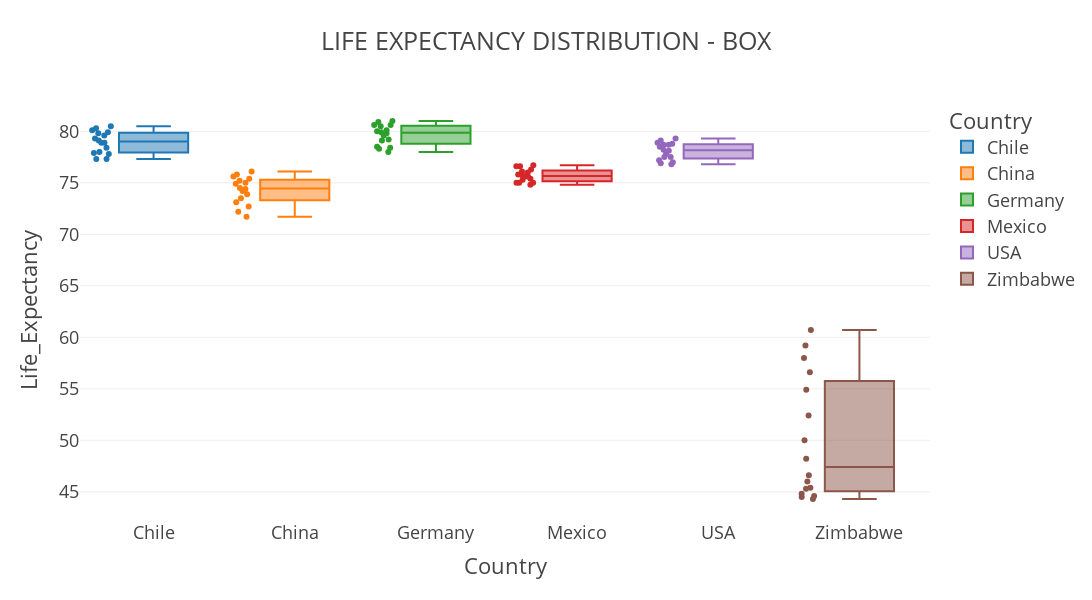
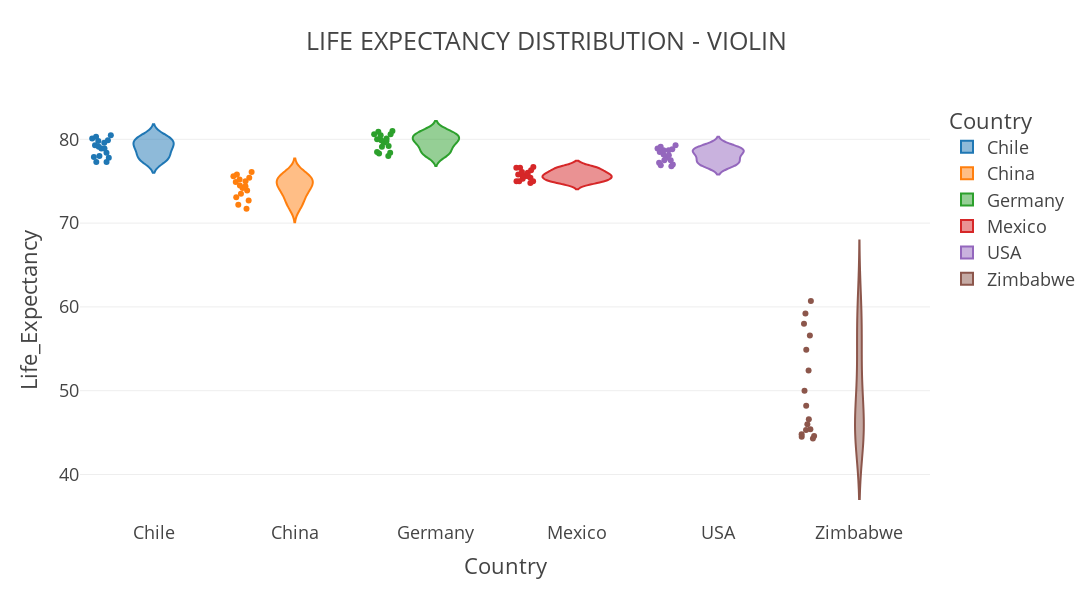

Notebook code cell kept with these figures, in order:
### Code cell
#Create the plot
fig = px.box(df, x = "Country", y = "Life_Expectancy", points="all", color="Country", template='presentation', title='LIFE EXPECTANCY DISTRIBUTION - BOX', height=600, width=1200)
fig.show()

#Create the plot
fig = px.violin(df, y="Life_Expectancy", x="Country", color="Country",  points="all",
          hover_data=df.columns, template='presentation', title='LIFE EXPECTANCY DISTRIBUTION - VIOLIN', height=600, width=1200)
fig.show()

### Figure 1 — Plotly figure (JSON) as saved in the notebook; plotly's stock layout.template omitted (floating-point values rounded to 4 significant figures)
{"data": [{"alignmentgroup": "True", "boxpoints": "all", "hovertemplate": "Country=%{x}<br>Life_Expectancy=%{y}<extra></extra>", "legendgroup": "Chile", "marker": {"color": "#1F77B4"}, "name": "Chile", "notched": false, "offsetgroup": "Chile", "orientation": "v", "showlegend": true, "type": "box", "x": ["Chile", "Chile", "Chile", "Chile", "Chile", "Chile", "Chile", "Chile", "Chile", "Chile", "Chile", "Chile", "Chile", "Chile", "Chile", "Chile"], "x0": " ", "xaxis": "x", "y": [77.3, 77.3, 77.8, 77.9, 78, 78.4, 78.9, 78.9, 79.6, 79.3, 79.1, 79.8, 79.9, 80.1, 80.3, 80.5], "y0": " ", "yaxis": "y"}, {"alignmentgroup": "True", "boxpoints": "all", "hovertemplate": "Country=%{x}<br>Life_Expectancy=%{y}<extra></extra>", "legendgroup": "China", "marker": {"color": "#FF7F0E"}, "name": "China", "notched": false, "offsetgroup": "China", "orientation": "v", "showlegend": true, "type": "box", "x": ["China", "China", "China", "China", "China", "China", "China", "China", "China", "China", "China", "China", "China", "China", "China", "China"], "x0": " ", "xaxis": "x", "y": [71.7, 72.2, 72.7, 73.1, 73.5, 73.9, 74.2, 74.4, 74.5, 74.9, 75, 75.2, 75.4, 75.6, 75.8, 76.1], "y0": " ", "yaxis": "y"}, {"alignmentgroup": "True", "boxpoints": "all", "hovertemplate": "Country=%{x}<br>Life_Expectancy=%{y}<extra></extra>", "legendgroup": "Germany", "marker": {"color": "#2CA02C"}, "name": "Germany", "notched": false, "offsetgroup": "Germany", "orientation": "v", "showlegend": true, "type": "box", "x": ["Germany", "Germany", "Germany", "Germany", "Germany", "Germany", "Germany", "Germany", "Germany", "Germany", "Germany", "Germany", "Germany", "Germany", "Germany", "Germany"], "x0": " ", "xaxis": "x", "y": [78, 78.3, 78.4, 78.5, 79.1, 79.2, 79.6, 79.8, 79.9, 80, 80.1, 80.5, 80.6, 80.6, 80.9, 81], "y0": " ", "yaxis": "y"}, {"alignmentgroup": "True", "boxpoints": "all", "hovertemplate": "Country=%{x}<br>Life_Expectancy=%{y}<extra></extra>", "legendgroup": "Mexico", "marker": {"color": "#D62728"}, "name": "Mexico", "notched": false, "offsetgroup": "Mexico", "orientation": "v", "showlegend": true, "type": "box", "x": ["Mexico", "Mexico", "Mexico", "Mexico", "Mexico", "Mexico", "Mexico", "Mexico", "Mexico", "Mexico", "Mexico", "Mexico", "Mexico", "Mexico", "Mexico", "Mexico"], "x0": " ", "xaxis": "x", "y": [74.8, 75, 75, 75, 75.4, 75.3, 75.8, 76, 75.6, 75.7, 75.6, 76.1, 76.3, 76.6, 76.6, 76.7], "y0": " ", "yaxis": "y"}, {"alignmentgroup": "True", "boxpoints": "all", "hovertemplate": "Country=%{x}<br>Life_Expectancy=%{y}<extra></extra>", "legendgroup": "USA", "marker": {"color": "#9467BD"}, "name": "USA", "notched": false, "offsetgroup": "USA", "orientation": "v", "showlegend": true, "type": "box", "x": ["USA", "USA", "USA", "USA", "USA", "USA", "USA", "USA", "USA", "USA", "USA", "USA", "USA", "USA", "USA", "USA"], "x0": " ", "xaxis": "x", "y": [76.8, 76.9, 77, 77.2, 77.5, 77.5, 77.8, 78.1, 78.2, 78.5, 78.7, 78.7, 78.8, 78.9, 79.1, 79.3], "y0": " ", "yaxis": "y"}, {"alignmentgroup": "True", "boxpoints": "all", "hovertemplate": "Country=%{x}<br>Life_Expectancy=%{y}<extra></extra>", "legendgroup": "Zimbabwe", "marker": {"color": "#8C564B"}, "name": "Zimbabwe", "notched": false, "offsetgroup": "Zimbabwe", "orientation": "v", "showlegend": true, "type": "box", "x": ["Zimbabwe", "Zimbabwe", "Zimbabwe", "Zimbabwe", "Zimbabwe", "Zimbabwe", "Zimbabwe", "Zimbabwe", "Zimbabwe", "Zimbabwe", "Zimbabwe", "Zimbabwe", "Zimbabwe", "Zimbabwe", "Zimbabwe", "Zimbabwe"], "x0": " ", "xaxis": "x", "y": [46, 45.3, 44.8, 44.5, 44.3, 44.6, 45.4, 46.6, 48.2, 50, 52.4, 54.9, 56.6, 58, 59.2, 60.7], "y0": " ", "yaxis": "y"}], "layout": {"boxmode": "overlay", "height": 600, "legend": {"title": {"text": "Country"}, "tracegroupgap": 0}, "title": {"text": "LIFE EXPECTANCY DISTRIBUTION - BOX"}, "width": 1200, "xaxis": {"anchor": "y", "categoryarray": ["Chile", "China", "Germany", "Mexico", "USA", "Zimbabwe"], "categoryorder": "array", "domain": [0, 1], "title": {"text": "Country"}}, "yaxis": {"anchor": "x", "domain": [0, 1], "title": {"text": "Life_Expectancy"}}}}

### Figure 2 — Plotly figure (JSON) as saved in the notebook; plotly's stock layout.template omitted (floating-point values rounded to 4 significant figures)
{"data": [{"alignmentgroup": "True", "box": {"visible": false}, "customdata": [[2000, 77860932152], [2001, 70979923960], [2002, 69736811435], [2003, 75643459840], [2004, 99210392858], [2005, 122965000000], [2006, 154788000000], [2007, 173606000000], [2008, 179638000000], [2009, 172389000000], [2010, 218538000000], [2011, 252252000000], [2012, 267122000000], [2013, 278384000000], [2014, 260990000000], [2015, 242518000000]], "hovertemplate": "Country=%{x}<br>Life_Expectancy=%{y}<br>Year=%{customdata[0]}<br>GDP=%{customdata[1]}<extra></extra>", "legendgroup": "Chile", "marker": {"color": "#1F77B4"}, "name": "Chile", "offsetgroup": "Chile", "orientation": "v", "points": "all", "scalegroup": "True", "showlegend": true, "type": "violin", "x": ["Chile", "Chile", "Chile", "Chile", "Chile", "Chile", "Chile", "Chile", "Chile", "Chile", "Chile", "Chile", "Chile", "Chile", "Chile", "Chile"], "x0": " ", "xaxis": "x", "y": [77.3, 77.3, 77.8, 77.9, 78, 78.4, 78.9, 78.9, 79.6, 79.3, 79.1, 79.8, 79.9, 80.1, 80.3, 80.5], "y0": " ", "yaxis": "y"}, {"alignmentgroup": "True", "box": {"visible": false}, "customdata": [[2000, 1211350000000], [2001, 1339400000000], [2002, 1470550000000], [2003, 1660290000000], [2004, 1955350000000], [2005, 2285970000000], [2006, 2752130000000], [2007, 3552180000000], [2008, 4598210000000], [2009, 5109950000000], [2010, 6100620000000], [2011, 7572550000000], [2012, 8560550000000], [2013, 9607220000000], [2014, 10482400000000], [2015, 11064700000000]], "hovertemplate": "Country=%{x}<br>Life_Expectancy=%{y}<br>Year=%{customdata[0]}<br>GDP=%{customdata[1]}<extra></extra>", "legendgroup": "China", "marker": {"color": "#FF7F0E"}, "name": "China", "offsetgroup": "China", "orientation": "v", "points": "all", "scalegroup": "True", "showlegend": true, "type": "violin", "x": ["China", "China", "China", "China", "China", "China", "China", "China", "China", "China", "China", "China", "China", "China", "China", "China"], "x0": " ", "xaxis": "x", "y": [71.7, 72.2, 72.7, 73.1, 73.5, 73.9, 74.2, 74.4, 74.5, 74.9, 75, 75.2, 75.4, 75.6, 75.8, 76.1], "y0": " ", "yaxis": "y"}, {"alignmentgroup": "True", "box": {"visible": false}, "customdata": [[2000, 1949950000000], [2001, 1950650000000], [2002, 2079140000000], [2003, 2505730000000], [2004, 2819250000000], [2005, 2861410000000], [2006, 3002450000000], [2007, 3439950000000], [2008, 3752370000000], [2009, 3418010000000], [2010, 3417090000000], [2011, 3757700000000], [2012, 3543980000000], [2013, 3752510000000], [2014, 3890610000000], [2015, 3375610000000]], "hovertemplate": "Country=%{x}<br>Life_Expectancy=%{y}<br>Year=%{customdata[0]}<br>GDP=%{customdata[1]}<extra></extra>", "legendgroup": "Germany", "marker": {"color": "#2CA02C"}, "name": "Germany", "offsetgroup": "Germany", "orientation": "v", "points": "all", "scalegroup": "True", "showlegend": true, "type": "violin", "x": ["Germany", "Germany", "Germany", "Germany", "Germany", "Germany", "Germany", "Germany", "Germany", "Germany", "Germany", "Germany", "Germany", "Germany", "Germany", "Germany"], "x0": " ", "xaxis": "x", "y": [78, 78.3, 78.4, 78.5, 79.1, 79.2, 79.6, 79.8, 79.9, 80, 80.1, 80.5, 80.6, 80.6, 80.9, 81], "y0": " ", "yaxis": "y"}, {"alignmentgroup": "True", "box": {"visible": false}, "customdata": [[2000, 683648000000], [2001, 724704000000], [2002, 741560000000], [2003, 713284000000], [2004, 770268000000], [2005, 866346000000], [2006, 965281000000], [2007, 1043470000000], [2008, 1101280000000], [2009, 894949000000], [2010, 1051130000000], [2011, 1171190000000], [2012, 1186600000000], [2013, 1261980000000], [2014, 1298460000000], [2015, 1152260000000]], "hovertemplate": "Country=%{x}<br>Life_Expectancy=%{y}<br>Year=%{customdata[0]}<br>GDP=%{customdata[1]}<extra></extra>", "legendgroup": "Mexico", "marker": {"color": "#D62728"}, "name": "Mexico", "offsetgroup": "Mexico", "orientation": "v", "points": "all", "scalegroup": "True", "showlegend": true, "type": "violin", "x": ["Mexico", "Mexico", "Mexico", "Mexico", "Mexico", "Mexico", "Mexico", "Mexico", "Mexico", "Mexico", "Mexico", "Mexico", "Mexico", "Mexico", "Mexico", "Mexico"], "x0": " ", "xaxis": "x", "y": [74.8, 75, 75, 75, 75.4, 75.3, 75.8, 76, 75.6, 75.7, 75.6, 76.1, 76.3, 76.6, 76.6, 76.7], "y0": " ", "yaxis": "y"}, {"alignmentgroup": "True", "box": {"visible": false}, "customdata": [[2000, 10300000000000], [2001, 10600000000000], [2002, 11000000000000], [2003, 11500000000000], [2004, 12300000000000], [2005, 13100000000000], [2006, 13900000000000], [2007, 14500000000000], [2008, 14700000000000], [2009, 14400000000000], [2010, 15000000000000], [2011, 15500000000000], [2012, 16200000000000], [2013, 16700000000000], [2014, 17400000000000], [2015, 18100000000000]], "hovertemplate": "Country=%{x}<br>Life_Expectancy=%{y}<br>Year=%{customdata[0]}<br>GDP=%{customdata[1]}<extra></extra>", "legendgroup": "USA", "marker": {"color": "#9467BD"}, "name": "USA", "offsetgroup": "USA", "orientation": "v", "points": "all", "scalegroup": "True", "showlegend": true, "type": "violin", "x": ["USA", "USA", "USA", "USA", "USA", "USA", "USA", "USA", "USA", "USA", "USA", "USA", "USA", "USA", "USA", "USA"], "x0": " ", "xaxis": "x", "y": [76.8, 76.9, 77, 77.2, 77.5, 77.5, 77.8, 78.1, 78.2, 78.5, 78.7, 78.7, 78.8, 78.9, 79.1, 79.3], "y0": " ", "yaxis": "y"}, {"alignmentgroup": "True", "box": {"visible": false}, "customdata": [[2000, 6689957600], [2001, 6777384700], [2002, 6342116400], [2003, 5727591800], [2004, 5805598400], [2005, 5755215200], [2006, 5443896500], [2007, 5291950100], [2008, 4415702800], [2009, 8621573608], [2010, 10141859710], [2011, 12098450749], [2012, 14242490252], [2013, 15451768659], [2014, 15891049236], [2015, 16304667807]], "hovertemplate": "Country=%{x}<br>Life_Expectancy=%{y}<br>Year=%{customdata[0]}<br>GDP=%{customdata[1]}<extra></extra>", "legendgroup": "Zimbabwe", "marker": {"color": "#8C564B"}, "name": "Zimbabwe", "offsetgroup": "Zimbabwe", "orientation": "v", "points": "all", "scalegroup": "True", "showlegend": true, "type": "violin", "x": ["Zimbabwe", "Zimbabwe", "Zimbabwe", "Zimbabwe", "Zimbabwe", "Zimbabwe", "Zimbabwe", "Zimbabwe", "Zimbabwe", "Zimbabwe", "Zimbabwe", "Zimbabwe", "Zimbabwe", "Zimbabwe", "Zimbabwe", "Zimbabwe"], "x0": " ", "xaxis": "x", "y": [46, 45.3, 44.8, 44.5, 44.3, 44.6, 45.4, 46.6, 48.2, 50, 52.4, 54.9, 56.6, 58, 59.2, 60.7], "y0": " ", "yaxis": "y"}], "layout": {"height": 600, "legend": {"title": {"text": "Country"}, "tracegroupgap": 0}, "title": {"text": "LIFE EXPECTANCY DISTRIBUTION - VIOLIN"}, "violinmode": "overlay", "width": 1200, "xaxis": {"anchor": "y", "categoryarray": ["Chile", "China", "Germany", "Mexico", "USA", "Zimbabwe"], "categoryorder": "array", "domain": [0, 1], "title": {"text": "Country"}}, "yaxis": {"anchor": "x", "domain": [0, 1], "title": {"text": "Life_Expectancy"}}}}
